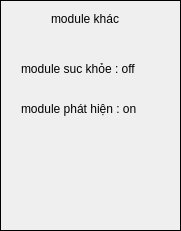
     <widget class="QStackedWidget" name="stackedWidget_10">
      <property name="geometry">
       <rect>
        <x>1050</x>
        <y>20</y>
        <width>181</width>
        <height>231</height>
       </rect>
      </property>
      <property name="frameShape">
       <enum>QFrame::Box</enum>
      </property>
      <property name="currentIndex">
       <number>0</number>
      </property>
      <widget class="QWidget" name="page_15">
       <widget class="QLabel" name="label_40">
        <property name="geometry">
         <rect>
          <x>50</x>
          <y>10</y>
          <width>111</width>
          <height>16</height>
         </rect>
        </property>
        <property name="text">
         <string>module khác</string>
        </property>
       </widget>
       <widget class="QLabel" name="label_41">
        <property name="geometry">
         <rect>
          <x>20</x>
          <y>60</y>
          <width>141</width>
          <height>16</height>
         </rect>
        </property>
        <property name="text">
         <string>module suc khỏe : off</string>
        </property>
       </widget>
       <widget class="QLabel" name="label_42">
        <property name="geometry">
         <rect>
          <x>20</x>
          <y>100</y>
          <width>141</width>
          <height>16</height>
         </rect>
        </property>
        <property name="text">
         <string>module phát hiện : on</string>
        </property>
       </widget>
      </widget>
     </widget>
